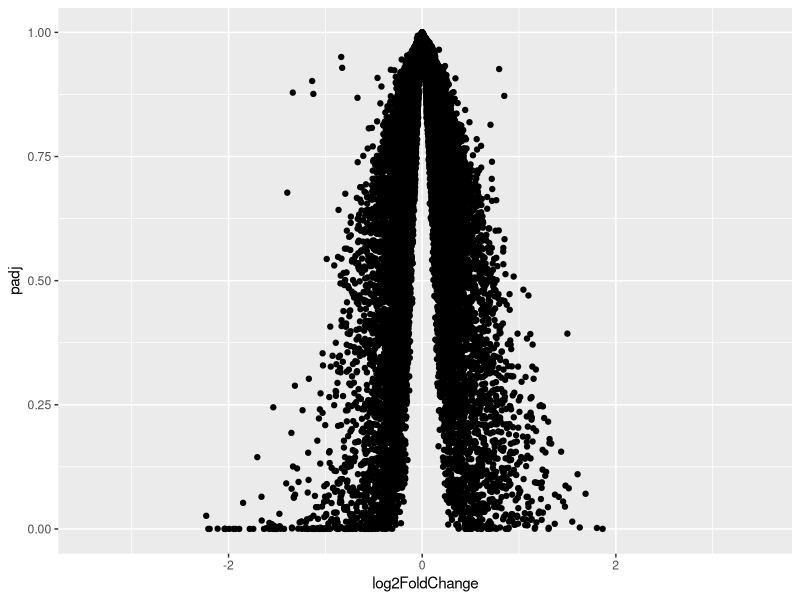
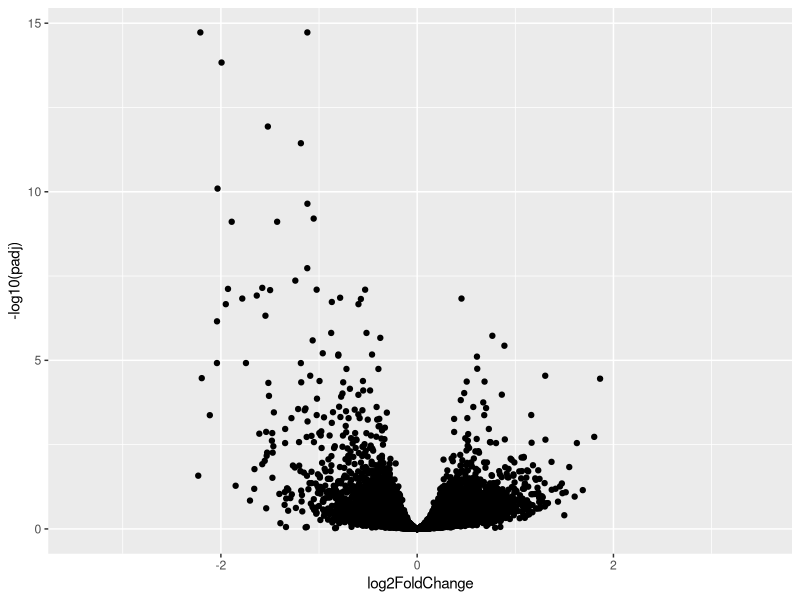
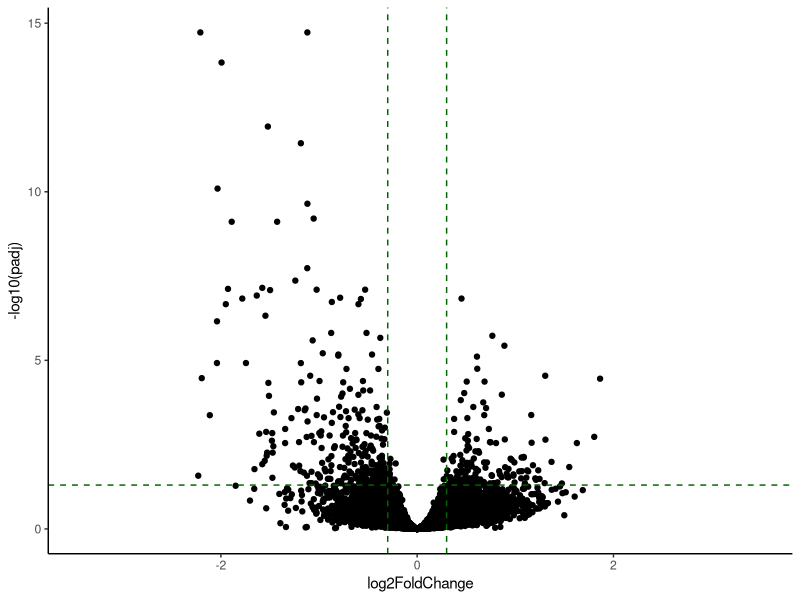
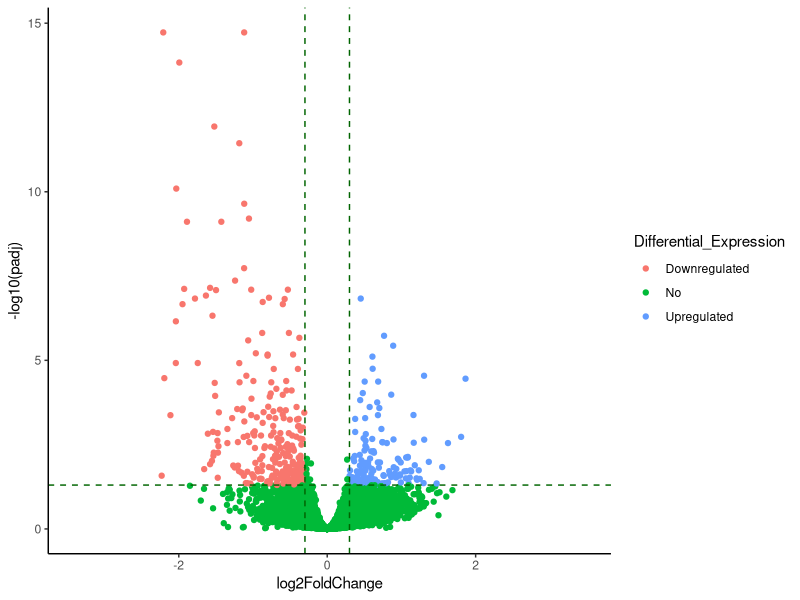
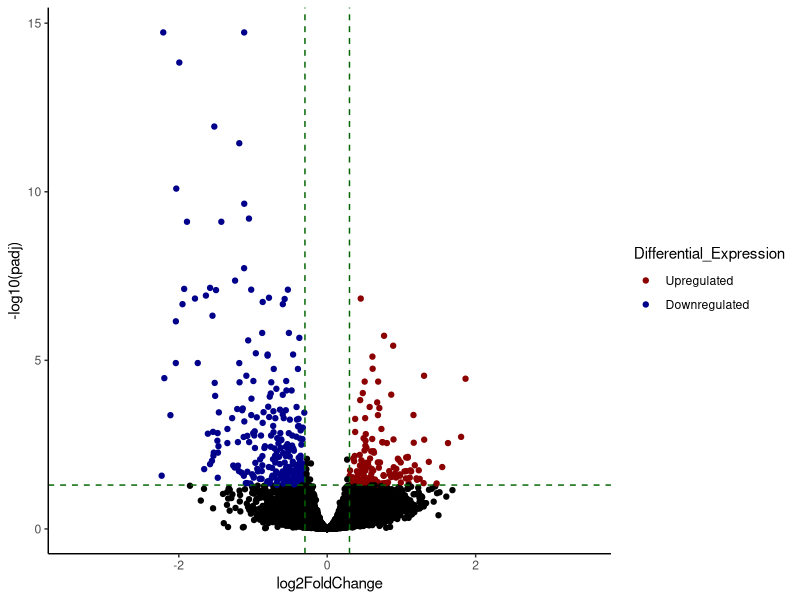
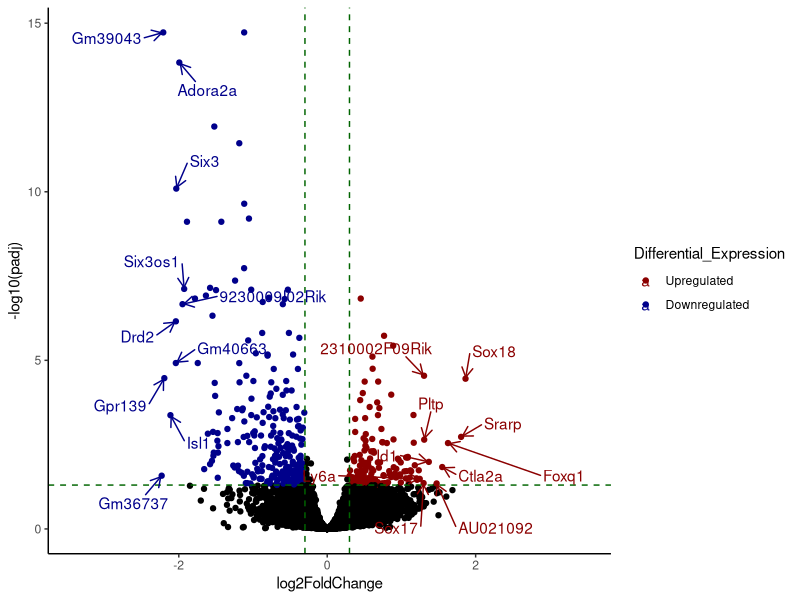
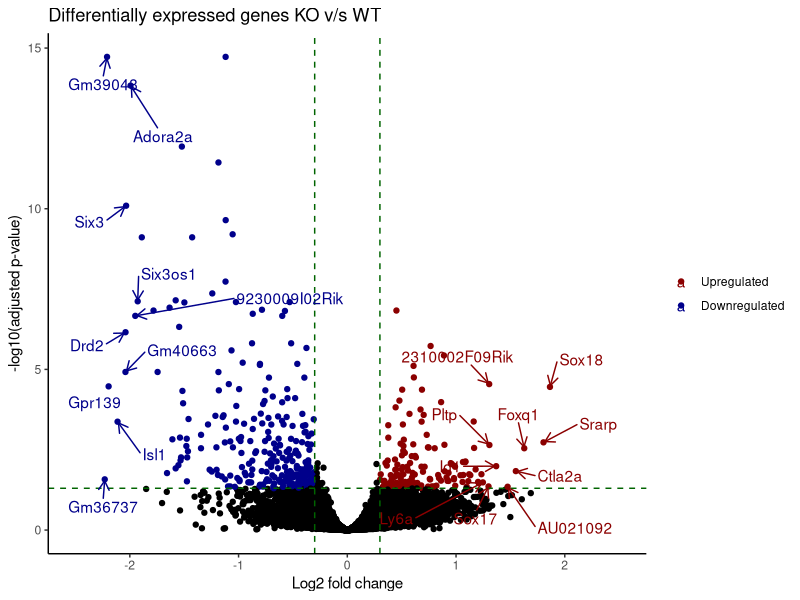
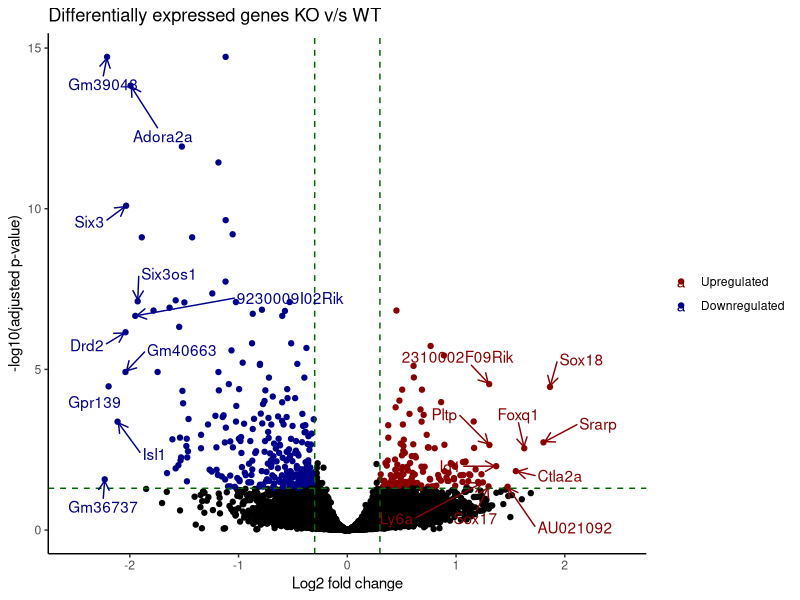

Recreate these plots in R, in order.
################################################
#####Tutorial 1- 8/24/23
#####Volcano plot
################################################

#Download libraries
install.packages("ggplot2")
install.packages("ggrepel")

#Load libraries
library(ggplot2)
library(ggrepel)

#Set working directory
setwd("/endosome/work/Neuroinformatics_Core/s217793/setbp1/DEG")

#Read the data we will use for plotting
df<- read.table(file="pseudobulk_allcells_kovswt.txt", header = TRUE, sep = "\t")

#Lets see what the data looks like
View(df)

#Basic scatter plot
ggplot(data=df,aes(x=log2FoldChange,y=padj))+geom_point()

#Doesn't look like a volcano plot. What is different? 
#Change y axis scale
ggplot(data=df, aes(x=log2FoldChange, y=-log10(padj))) + geom_point()

#Lets get rid of the background grid lines 
#Add vertical lines that indicate log2FoldChange threshold and horizontal lines for padj threshold
ggplot(data=df, aes(x=log2FoldChange, y=-log10(padj))) + geom_point()+
  theme_classic()+
  geom_vline(xintercept=c(-0.3, 0.3), col="darkgreen",linetype=2) +
  geom_hline(yintercept=-log10(0.05), col="darkgreen",linetype=2) 

#Which genes are differentially expressed? The ones in the upper left and upper right corner
#Add a column to the table to specify if a gene is differentially expressed
df$Differential_Expression<-"No"
df$Differential_Expression[df$log2FoldChange>0.3 & df$padj<0.05 & df$pvalue<0.05]<-"Upregulated"
df$Differential_Expression[df$log2FoldChange< -0.3 & df$padj<0.05 & df$pvalue<0.05]<-"Downregulated"

#Lets see the updated table
View(df)

#Re-plot with "colour" parameter- this will colour the DEGs
ggplot(data=df, aes(x=log2FoldChange, y=-log10(padj), col=Differential_Expression)) + geom_point()+
  theme_classic()+
  geom_vline(xintercept=c(-0.3, 0.3), col="darkgreen",linetype=2) +
  geom_hline(yintercept=-log10(0.05), col="darkgreen",linetype=2) 

#Lets change these default colours and re-plot
#Get rid of the "No" in the legend
mycolors <- c("black", "darkred","darkblue")
names(mycolors) <- c("No", "Upregulated","Downregulated")
ggplot(data=df, aes(x=log2FoldChange, y=-log10(padj), col=Differential_Expression)) + geom_point()+
  theme_classic()+
  geom_vline(xintercept=c(-0.3, 0.3), col="darkgreen",linetype=2) +
  geom_hline(yintercept=-log10(0.05), col="darkgreen",linetype=2) +
  scale_colour_manual(values = mycolors,breaks = c("Upregulated","Downregulated"))

#Subset upregulated genes and order their log2FoldChange in descending order
up<-df[df$Differential_Expression=="Upregulated",]
up<-up[order(up$log2FoldChange,decreasing = TRUE),]

#Subset downregulated genes and order their log2FoldChange in ascending order
down<-df[df$Differential_Expression=="Downregulated",]
down<-down[order(down$log2FoldChange),]

#Lets make a list of the top 10 upregulated genes and top 10 downregulated genes
top_genes<-append((up[1:10,1]),(down[1:10,1]))
#instead of this, you can also label specific genes of your choice by making a list of gene names like you did for colors. 

#Write the names of these top DEGs next to their point
df$delabel<-NA
#check if the value in the gene column exists in the top_genes list
#If it does, change the NA label to the gene name
df$delabel[df$gene %in% top_genes]<-df$gene[df$gene %in% top_genes]

#Lets look at the updated table
View(df)

#Plot with labels
ggplot(data=df, aes(x=log2FoldChange, y=-log10(padj), col=Differential_Expression, label=delabel)) + geom_point()+
  theme_classic()+
  geom_vline(xintercept=c(-0.3, 0.3), col="darkgreen",linetype=2) +
  geom_hline(yintercept=-log10(0.05), col="darkgreen",linetype=2) +
  scale_colour_manual(values = mycolors,breaks = c("Upregulated","Downregulated")) + 
  geom_text_repel(arrow = arrow(length = unit(0.02, "npc")),box.padding = 1,max.overlaps=Inf)

#Change titles and clean up
ggplot(data=df, aes(x=log2FoldChange, y=-log10(padj), col=Differential_Expression, label=delabel)) + geom_point()+
  theme_classic()+
  geom_vline(xintercept=c(-0.3, 0.3), col="darkgreen",linetype=2) +
  geom_hline(yintercept=-log10(0.05), col="darkgreen",linetype=2) +
  scale_colour_manual(values = mycolors,breaks = c("Upregulated","Downregulated")) + 
  geom_text_repel(arrow = arrow(length = unit(0.02, "npc")),box.padding = 1,max.overlaps=Inf) +
  xlim(-2.5,2.5)+
  xlab("Log2 fold change")+
  ylab("-log10(adjusted p-value)")+
  ggtitle("Differentially expressed genes KO v/s WT")+ 
  theme(legend.title=element_blank())

#save the plot
p<- ggplot(data=df, aes(x=log2FoldChange, y=-log10(padj), col=Differential_Expression, label=delabel)) + geom_point()+
  theme_classic()+
  geom_vline(xintercept=c(-0.3, 0.3), col="darkgreen",linetype=2) +
  geom_hline(yintercept=-log10(0.05), col="darkgreen",linetype=2) +
  scale_colour_manual(values = mycolors,breaks = c("Upregulated","Downregulated")) + 
  geom_text_repel(arrow = arrow(length = unit(0.02, "npc")),box.padding = 1,max.overlaps=Inf) +
  xlim(-2.5,2.5)+
  xlab("Log2 fold change")+
  ylab("-log10(adjusted p-value)")+
  ggtitle("Differentially expressed genes KO v/s WT")+ 
  theme(legend.title=element_blank())

png(file="volcano_plot.png",width=800,height=800,res=100)
print(p)
dev.off()

################################################
#####Challenge 1- 7/27/23
#####MA plot
################################################
top_genes<-c("Sox18","Foxq1","Isl1","Drd2")
df$delabel<-NA
df$delabel[df$gene %in% top_genes]<-df$gene[df$gene %in% top_genes]

q<- ggplot(data=df, aes(x=log2(baseMean), y=log2FoldChange, col=Differential_Expression, label=delabel)) + geom_point()+
  theme_classic()+
  geom_hline(yintercept=c(-0.3, 0.3), col="darkgreen",linetype=2) +
  scale_colour_manual(values = mycolors,breaks = c("Upregulated","Downregulated")) + 
  geom_text_repel(arrow = arrow(length = unit(0.02, "npc")),box.padding = 1,max.overlaps=Inf)+
  xlab("Log2 base mean")+
  ylab("Log2 fold change")+
  ggtitle("Differentially expressed genes KO v/s WT")+ 
  theme(legend.title=element_blank()) 

png(file="ma_plot.png",width=800,height=800,res=100)
print(q)
dev.off()
